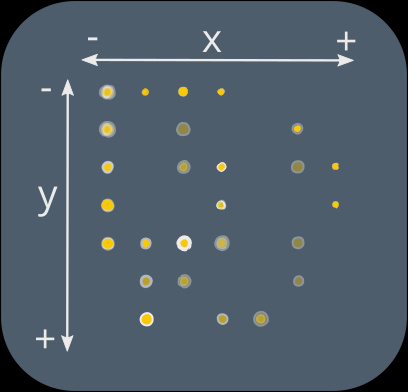
#> input picture tool_gui/web/misc/x-y.png, 408 x 392 px
$ python parse_print.py ../tool_gui/web/misc/x-y.png
#> lines starting #> are read from the running program, lines starting #| are printed output that depends on the picture
### libdeda/extract_yd.py
#!/usr/bin/env python3
# -*- coding: utf-8 -*-

import sys, argparse, os, math, time, subprocess
from io import BytesIO
import numpy as np
import cv2
from scipy.signal import argrelextrema, argrelmin, argrelmax
try:
    import Image
except ImportError:
    from PIL import Image
try:
    import matplotlib.pyplot as plt
except ImportError: pass
if sys.version_info[0] >= 3:
    xrange = range


WORK_AT_DPI = 300 #300 # resize input to
HALFTONES_BLUR = 20 #70 # blur factor to get rid of halftones
COLOUR_THRESHOLD = 233 # transform input to back & white to see printed spots
YELLOW_GREEDY = ((18,3,214),(39,120,255)) # [Hue, Saturation, Value] range of yellow dots #((16,), [42,67,...])
YELLOW_STRICT = ((16,10,214),(42,67,255))
YELLOW_PURE = ((28,250,250), (32,255,255))
YELLOW2 = ((29,11,214),(33,82,255))#((16,20,214),(42,82,255))#((16,10,214),(42,67,255))
YELLOW_STRICTHUE = ((25,10,214),(35,120,255))
YELLOW_STRICTHUE_GREEDYSAT = ((25,1,214),(35,120,255))
YELLOW = YELLOW_STRICTHUE_GREEDYSAT #YELLOW_GREEDY
BLUE = ([99,40,249],[118,72,255])#([137,40,249],[156,72,255]) # [Hue, Saturation, Value] range of blue dots TODO: schreiben
GRID_ANGLE=90/2.0 # angle to neighbour cells in degrees. Max. rotation correction = ±GRID_ANGLE/2
ANALYSING_SQUARE_WIDTH = 3.0 #6.0 #2.3 #inches
MIN_AMOUNT_DOTS = 0.08*300 #.242 # per inch²; for a page to have valid yellow dots
MAX_AMOUNT_DOTS = 11000 #3*300 # per inch²


class Main(object):

    # [19 lines left out: function argparser, not called in this run]

    def __init__(self):
        self.argparser()

    # [19 lines left out: functions _parseTransCode, __call__, not called in this run]
        #print(yd.matrix)


class PrintingClass(object):

    def __init__(self, verbose=0):
        self._verbosity = verbose

    def _print(self, verbosity, *args, **xargs):
        if not self._verbosity>=verbosity: return
        sys.stderr.write(*args,**xargs)
        sys.stderr.flush()


class Common(PrintingClass):

    # [12 lines left out: functions _distances, _raise, not called in this run]


class CommonImageFunctions(Common):

    def __init__(self, image, imDebugOutput=False, inputDpi=None):
        #super(CommonImageFunctions,self).__init__()
        self._imDebugOutput = imDebugOutput
        self.path = None
        if isinstance(image, bytes):
            file_bytes = np.asarray(bytearray(image), dtype=np.uint8)
            self.im = cv2.imdecode(file_bytes, cv2.IMREAD_COLOR)
        elif isinstance(image,np.ndarray):
            self.im = image
        else:
            self.im = cv2.imread(image)
            self.path = image
        self.imgDpi = inputDpi if inputDpi else self.getImgDpi(image)

    def getImgDpi(self, im):
        if isinstance(im,np.ndarray):
            shape = im.shape
        else:
            if isinstance(im,bytes): im = BytesIO(im)
            with Image.open(im) as pilimg:
                try:
                    dpi = [float(n) for n in pilimg.info["dpi"]]
                except KeyError: pass
                else:
                    dpi = np.average(dpi)
                    if dpi != 72: return dpi
                shape = pilimg.size
        # assume DIN A4
        imgDpi = round(max(shape)/11.7,-2)
        sys.stderr.write("Error detecting input image DPI. "
                    +"Assuming %f dpi. "%imgDpi
                    +"Specify parameter inputDpi!\n")
        return imgDpi

    def _imwrite(self, filename, im):
        if not self._imDebugOutput: return
        orig = os.path.splitext(os.path.basename(self.path))[0] \
            if self.path is not None else "?"
        out = "yd_%s_%s.png"%(orig,filename)
        self._print(0,"Writing %s"%out)
        cv2.imwrite(out,im)

    # [4 lines left out: function _show, not called in this run]


class RotationMixin(CommonImageFunctions,Common):

    # [46 lines left out: functions getAngle, _angle, not called in this run]


class ImgProcessingMixin(RotationMixin,CommonImageFunctions,Common):

    def processImage(self,im,halftonesBlur=HALFTONES_BLUR,
                paperColourThreshold=COLOUR_THRESHOLD,workAtDpi=WORK_AT_DPI,
                ydColourRange=YELLOW, interpolation=cv2.INTER_CUBIC
            ):
            #CommonImageFunctions.__init__(self,*args,**xargs)
            self._print(2,"Image processing... ")
            self._print(2,"Input image dimensions: %d x %d\n"
                %tuple(reversed(im.shape[:2])))
            if workAtDpi and workAtDpi < self.imgDpi:
                im = self._resize(im,workAtDpi,interpolation)
            makeBlur = lambda v: self.imgDpi/300.0*v
            mask = self._makeMask(
                im,makeBlur(halftonesBlur),paperColourThreshold)
            im = self._exposeDots(im,ydColourRange)
            im[mask==0] = 0
            self._print(2,"\n")
            #self._show(im)
            self._imwrite("dots",im)
            return im, mask

    def getDots(self, im):
        #return np.transpose(np.array(np.nonzero(im)))
        #im = cv2.cvtColor(im, cv2.COLOR_BGR2GRAY)
        contours = cv2.findContours(
            im,cv2.RETR_EXTERNAL,cv2.CHAIN_APPROX_SIMPLE)[-2]
        #[plt.plot(contour[:,:,1], contour[:,:,0], linewidth=2) for contour in contours];plt.show()
        X = []
        Y = []
        for cnt in contours:
            x1 = min(min(cnt[:,:,0]))
            x2 = max(max(cnt[:,:,0]))
            y1 = min(min(cnt[:,:,1]))
            y2 = max(max(cnt[:,:,1]))
            x = (x1+(x2-x1)/2.0)
            y = (y1+(y2-y1)/2.0)
            X.append(x)
            Y.append(y)
        dots = np.transpose(np.array([X,Y]))
        return dots

    # [50 lines left out: functions crop, _resize, not called in this run]

    def _makeMask(self,im,blur,threshold):
        self._print(2,"blurring... ")
        blur = int(round(blur))
        if blur%2==0: blur += 1
        mask = cv2.cvtColor(im, cv2.COLOR_BGR2GRAY)
        mask = cv2.GaussianBlur(mask,(blur,blur),0)
        self._print(2,"thresholding... ")
        ret,mask = cv2.threshold(mask,threshold,255,cv2.THRESH_BINARY)
        self._imwrite("mask",mask)
        return mask

    def _exposeDots(self,im,ydColourRange):
        self._print(2,"Exposing dots... ")
        # method joost
        #im2 = np.array(~((np.minimum(im[:,:,2],im[:,:,1])-im[:,:,0]<20) \
        #    * (im[:,:,2]>240) * (im[:,:,1]>240)),dtype=np.uint8)*255

        hsv = cv2.cvtColor(im, cv2.COLOR_BGR2HSV)
        im = cv2.inRange(hsv, *ydColourRange)
        #kernel = np.ones((6,6),np.uint8)
        #im = cv2.morphologyEx(im, cv2.MORPH_CLOSE, kernel)
        return im


class RasterMixin(Common):

    # [110 lines left out: functions _getDotDistance, _getGridDelta, _grid, not called in this run]


class MatrixTools(object):

    # [38 lines left out: functions commonRolling, getShifts, _shifted, matrixSubsets, not called in this run]


class RepetitionDetectorMixin(Common,MatrixTools):

    # [87 lines left out: functions _arrayDiff, findPatternLen, _splitFullMatrix, overlap, not called in this run]


class YDExtractingException(Exception): pass


class TooManyDotsException(Exception):

    def __init__(self, ydPerInch):
        super(TooManyDotsException,self).__init__("Too many dots found (%f yellow dots per inch). Verify your mask for inked areas or adjust MAX_AMOUNT_DOTS."%ydPerInch)


class YellowDotsXposerBasic(
        RasterMixin,ImgProcessingMixin,RepetitionDetectorMixin):

    def __init__(self, image, mask=None,
            inputDpi=None, imDebugOutput=False,
            verbose=0, *args, **xargs):
        """
        Read scanned print.
        @image: binary, path or np.array, input image file
        @mask: str, path to inked mask or None for auto/none.
        @inputDpi: float, DPI of input image. None for auto detection

        @imDebugOutput: bool, Writes an image file each step if True
        @verbose: int, from -1 for silent to 3 for high verbosity
        """
        inkedPath=mask
        inputIsMask = inkedPath is not None
        #assert(not (
        #    inputIsMask and not inputDpi
        #))
        PrintingClass.__init__(self, verbose)
        CommonImageFunctions.__init__(
            self,image,imDebugOutput=imDebugOutput,inputDpi=inputDpi)
        self.inkedPath = inkedPath
        im = self.im

        self.hasDots = True
        if inputIsMask:
            im = cv2.cvtColor(im, cv2.COLOR_BGR2GRAY)
            if not os.path.exists(inkedPath):
                sys.stderr.write(("WARNING: Mask %s not found. "
                    +"Assuming empty mask.\n")%inkedPath)
                inked = np.zeros(im.shape, np.uint8)
                inked[:] = 255
            else:
                inked = cv2.cvtColor(
                        cv2.imread(inkedPath), cv2.COLOR_BGR2GRAY)
                newShape=(
                        min(inked.shape[0],im.shape[0]),
                        min(inked.shape[1],im.shape[1])
                )
                if newShape != im.shape or newShape != inked.shape:
                    self._print(-1,"WARNING: Dimensions of image and mask"
                            +" differ.\n")
                inked = inked[0:newShape[0],0:newShape[1]]
                im = im[0:newShape[0],0:newShape[1]]
        else:
            im,inked = self.processImage(im,*args,**xargs)
        im[inked==0] = 0

        imNeg = 255-im
        dots, dots2 = self.getDots(im), self.getDots(imNeg)
        if len(dots)<len(dots2):
                im = imNeg
                dots = dots2

        printedPixels = np.sum(inked==0)
        self.ydPerInch = float(len(dots))/(im.shape[0]*im.shape[1]
            -printedPixels)*self.imgDpi**2 #TODO: schreiben
        self._print(2,"%f yellow dots per inch\n"%self.ydPerInch)
        if self.ydPerInch < MIN_AMOUNT_DOTS or len(dots)<3:
            self._print(0,("No tracking dot pattern found :-) "
                +"(%f yellow dots per inch)\n")%self.ydPerInch)
            self.hasDots = False
            return
        if self.ydPerInch > MAX_AMOUNT_DOTS and MAX_AMOUNT_DOTS>0:
            self._raise(TooManyDotsException,self.ydPerInch)
        self.dots = dots
        self.im = im
        self.inked = inked

    # [131 lines left out: functions cleanDotPositions, grid, getDotDistances, getPatternShape, separateMatrixRepetitions, getAllFullMatrices and 1 more, not called in this run]

    def __str__(self):
        if not self.hasDots: return "<Page without yellow dots>"
        return matrix2str(self.matrix)

    def __repr__(self):
        return "<YellowDotsXposer: transCode=%s>"%str(self.transCode)

YDX = YellowDotsXposerBasic


class YellowDotsXposer(YellowDotsXposerBasic):

    # [65 lines left out: functions __init__, matrix2str, not called in this run]

def array2str(a):
    return "".join([str(int(digit)) for digit in a.flatten()])

# [8 lines left out: function rotateImage, not called in this run]

main = lambda: Main()()

# [2 lines that do not run on import are left out]

### libdeda/print_parser.py
# -*- coding: utf-8 -*-


import os, sys, random, math, itertools
import numpy as np
from scipy.stats import circmean
from libdeda.extract_yd import YDX, TooManyDotsException, matrix2str, \
    YELLOW_STRICT, YELLOW2, YELLOW_STRICTHUE, YELLOW_GREEDY, \
    YELLOW_STRICTHUE_GREEDYSAT, YELLOW_PURE
from libdeda.pattern_handler import patterns


class YD_Parsing_Error(Exception):

    def __init__(self, msg, yd):
        super(YD_Parsing_Error,self).__init__(msg)
        self.yd=yd


def parsePrint(*args, **xargs):
    return PrintParser(*args,**xargs)


class PrintParser(object):
  """
  Attributes:
  validMatrices: List of numpy matrices that passed the redundance check,
  pattern: detected pattern id,
  actions: pattern handler object, see doc for
    pattern_handler._MatrixParserInterface
  """

  def __init__(self, image, ydxArgs={}, verbose=False):
#> called with verbose = 0
    ydxArgs["image"] = image
    self._verbose = verbose
    self._ydxArgs = ydxArgs
    self.validMatrices = []
    self.allTDMs = []
    self.pattern = None
    self.tdm = None
    self.dpi = None
    exceptions = []

    #colourProfiles = [YELLOW_STRICTHUE,YELLOW_GREEDY,YELLOW_STRICT,YELLOW_STRICTHUE_GREEDYSAT]
    colourProfiles = [YELLOW_GREEDY,YELLOW_STRICTHUE_GREEDYSAT,YELLOW_STRICTHUE,YELLOW_PURE]
    for i,cp in enumerate(colourProfiles):
        self.colourProfile = i
        self._print("Trying colour profile #%d... "%i)
        try:
            self._createYD_instance(ydColourRange=cp)
            self.pattern = self._calcPattern()
        except YD_Parsing_Error as e:
            exceptions.append(e)
            self._print("%s\n"%repr(e))
        else:
            self._print("\n")
            self.colourProfile = cp
            self.colourProfileId = i
            break
#> this loop made 4 passes
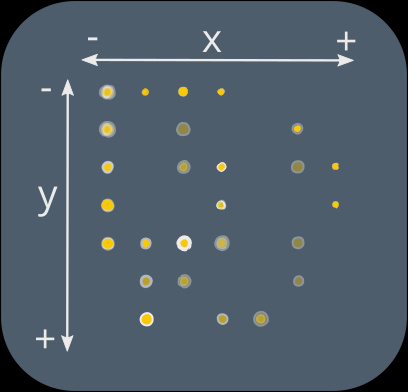
#> input picture tool_gui/web/misc/x-y.png, 408 x 392 px
#> pass 1, in getImgDpi, `with Image.open(im) as pilimg:`:
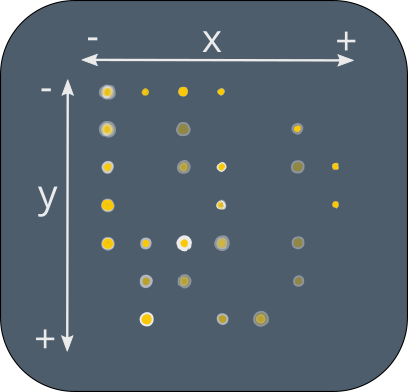
#> pilimg: PIL image 408x392 RGBA; mean R, G, B, A 79.2, 92.9, 105.5, 247.4; transparent parts drawn white
#> pass 1, in _makeMask, `mask = cv2.GaussianBlur(mask,(blur,blur),0)`:
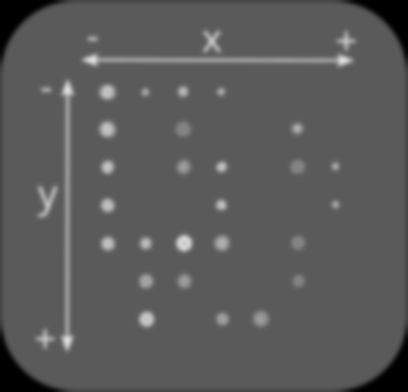
#> mask: shape (392, 408); min 0, max 220, mean 90.3
#> (the rest of the program and of its run is left out)
